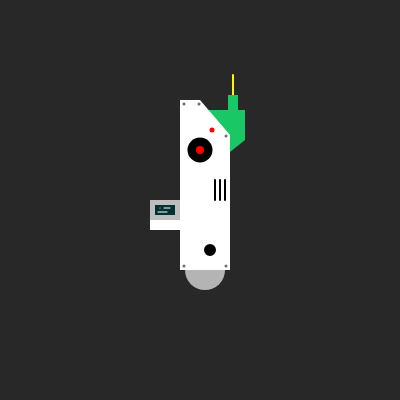
Frame 1 (no input)
Frame 60 (no input): identical to frame 1, image omitted
Frame 120 (the mouse pressed at the canvas centre since frame 60): identical to frame 1, image omitted

The p5.js sketch that drew this single still picture (run headless with seeded random() and noise() and a simulated clock; from frame 60 on, the mouse is pressed at the canvas centre):

// p5.js sketch
// ── sketch.js
function setup() {
  cv = createCanvas(400, 400);
}

function draw() {
  background(40);

  // rueda
  fill(180);
  noStroke();
  ellipse(205, 270, 40, 40);

  // procesador y antena
  stroke(250, 250, 0);
  strokeWeight(2);
  line(233, 75, 233, 95);
  noStroke();
  fill(25, 200, 100);
  rect(190, 110, 55, 30);
  rect(228, 95, 10, 30);
  triangle(245, 140, 220, 160, 200, 140);

  // cabeza
  noStroke();
  fill(255);
  beginShape();
  vertex(180, 100);
  vertex(200, 100);
  vertex(230, 135);
  vertex(230, 270);
  vertex(180, 270);
  endShape();

  // ojo
  fill(0);
  ellipse(200, 150, 25, 25);
  fill(255, 0, 0);
  ellipse(212, 130, 5, 5);
  ellipse(200, 150, 8, 8);

  // altavoz
  stroke(0);
  strokeWeight(2);
  line(220, 180, 220, 200);
  line(225, 180, 225, 200);
  line(215, 180, 215, 200);

  // sensor
  fill(0);
  ellipse(210, 250, 10, 10);

  // tornillos
  noStroke();
  fill(110);
  ellipse(184, 104, 3, 3);
  ellipse(199, 104, 3, 3);
  ellipse(226, 136, 3, 3);
  ellipse(184, 266, 3, 3);
  ellipse(226, 266, 3, 3);

  // pantalla
  fill(190);
  rect(150, 200, 30, 20);
  fill(255);
  rect(150, 220, 30, 10);
  fill(0, 50, 50);
  rect(155, 205, 20, 10);
  strokeWeight(1);
  stroke(255);
  point(160, 208);
  line(164, 208, 170, 208);
  line(158, 212, 167, 212);
}
